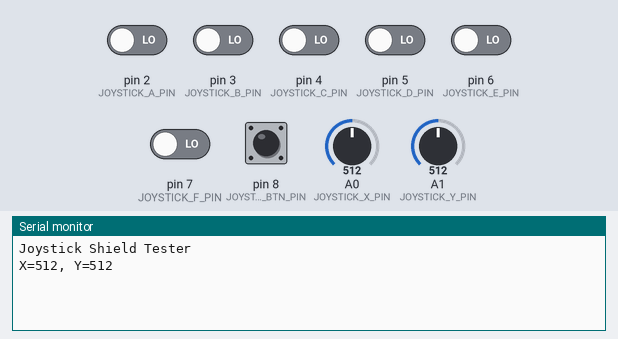
This sketch was run on a simulated Arduino Uno, built with avr-gcc and run on an emulated ATmega328P. Shown: the last lines printed to the serial monitor. Inputs (shaded band) come from the test bench; at power-on: pin 2 (JOYSTICK_A_PIN), pin 3 (JOYSTICK_B_PIN), pin 4 (JOYSTICK_C_PIN), pin 5 (JOYSTICK_D_PIN), pin 6 (JOYSTICK_E_PIN), pin 7 (JOYSTICK_F_PIN), pin 8 (JOYSTICK_BTN_PIN) LOW, A0 (JOYSTICK_X_PIN) = 512, A1 (JOYSTICK_Y_PIN) = 512.

Above: at 1.2 s.
1.3 s: pin 2 (JOYSTICK_A_PIN) driven HIGH
At 2.5 s:
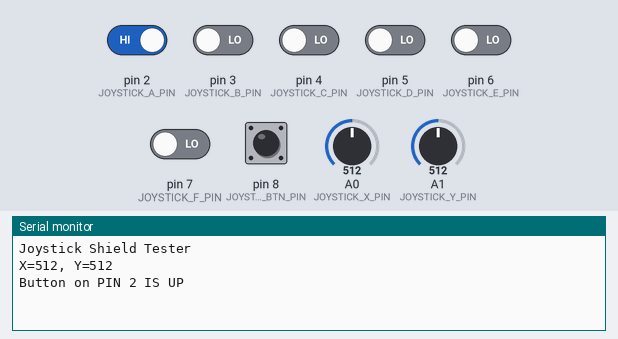
2.8 s: pin 8 (JOYSTICK_BTN_PIN) pulled HIGH for 0.15 s
At 4.1 s:
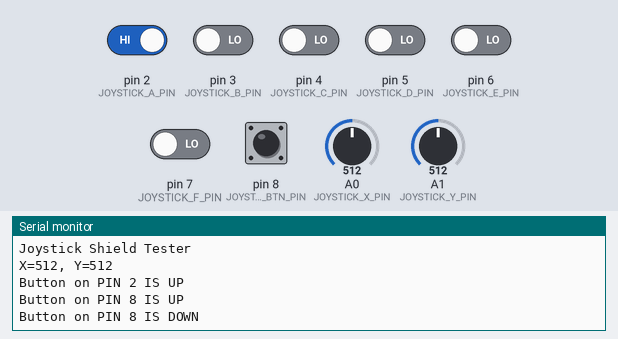
4.4 s: A0 (JOYSTICK_X_PIN) set to 716
At 4.9 s:
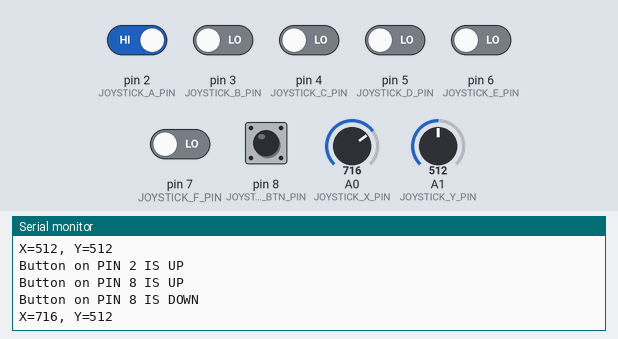
5.9 s: A1 (JOYSTICK_Y_PIN) set to 716
At 7.1 s:
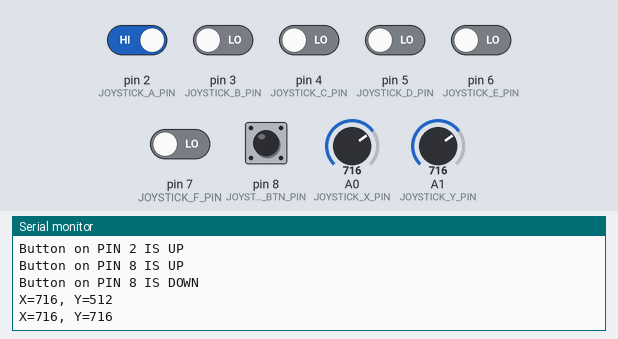
7.4 s: pin 3 (JOYSTICK_B_PIN) driven HIGH
At 8.4 s:
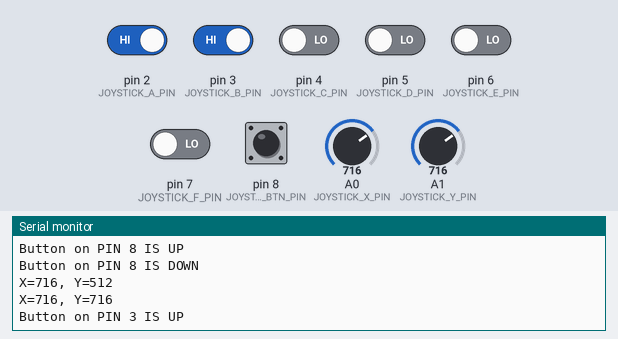
8.9 s: pin 4 (JOYSTICK_C_PIN) driven HIGH
At 9.5 s:
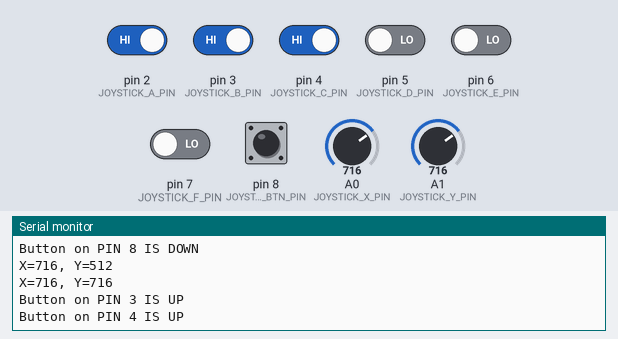
Timing chart, 0 to 11.4 s (numbered marks = the images above; inputs shaded):
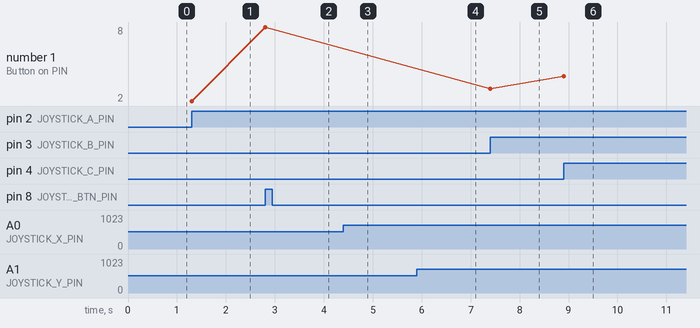

Measured:
- after the input at 1.3 s, the serial monitor: prints a new line at once (image 1)
- after the input at 2.8 s, the serial monitor: prints a new line at once (image 2)
- after the input at 4.4 s, the serial monitor: prints a new line at once (image 3)
- after the input at 5.9 s, the serial monitor: prints a new line at once (image 4)
- after the input at 7.4 s, the serial monitor: prints a new line at once (image 5)
- after the input at 8.9 s, the serial monitor: prints a new line at once (image 6)
- plotted number 1: 2 → 8 after the input at 2.8 s, 8 → 3 after the input at 7.4 s, 3 → 4 after the input at 8.9 s

The sketch:

JoystickShield.ino
```cpp
#include "config.h"
/*******************************************************************
*
*	Joystick Shield test program that tests Joystic and all buttons
*
********************************************************************/

int oldX = -1;
int oldY = -1;

bool buttonJSValue = false;
bool buttonAValue = false;
bool buttonBValue = false;
bool buttonCValue = false;
bool buttonDValue = false;
bool buttonEValue = false;
bool buttonFValue = false;

void setup () {
	Serial.begin ( 115200 );
	Serial.println ( F ( "Joystick Shield Tester" ) );

}

void loop () {
	readJoystick ();
	readButtons ();
}


void readJoystick () {
	int x = analogRead ( JOYSTICK_X_PIN );
	int y = analogRead ( JOYSTICK_Y_PIN );
	if (abs(x - oldX) < X_SLOP && abs(y - oldY) < Y_SLOP) return;

	oldX = x;
	oldY = y;

	Serial.print ( F ( "X=" ) );
	Serial.print ( x );
	Serial.print ( F ( ", Y=" ) );
	Serial.println ( y );
}

void readButtons () {
	buttonJSValue = getValue ( JOYSTICK_BTN_PIN, buttonJSValue );

	buttonAValue = getValue ( JOYSTICK_A_PIN, buttonAValue );
	buttonBValue = getValue ( JOYSTICK_B_PIN, buttonBValue );
	buttonCValue = getValue ( JOYSTICK_C_PIN, buttonCValue );
	buttonDValue = getValue ( JOYSTICK_D_PIN, buttonDValue );
	buttonEValue = getValue ( JOYSTICK_E_PIN, buttonEValue );
	buttonFValue = getValue ( JOYSTICK_F_PIN, buttonFValue );
}

bool getValue ( int pin, bool oldValue ) {
	bool value = readButton ( pin );
	if (value != oldValue) {
		reportPinValue ( pin, value );
	}
	return value;
}

void reportPinValue ( int pin, bool value ) {
	Serial.print ( F ( "Button on PIN " ) );
	Serial.print ( pin );
	Serial.print ( F ( " IS " ) );
	Serial.println ( ( value ) ? "UP" : "DOWN" );
}

bool readButton ( int button ) {
	return digitalRead ( button );
}
```

config.h
```cpp
#pragma once
/*******************************************************************
*
*	Joystick Shield test program that tests Joystic and all buttons
*
********************************************************************/
#define JOYSTICK_X_PIN					A0			//	define
#define JOYSTICK_Y_PIN					A1			//	define
#define X_SLOP							3
#define Y_SLOP							3

#define JOYSTICK_A_PIN					2			//	define
#define JOYSTICK_B_PIN					3			//	define
#define JOYSTICK_C_PIN					4			//	define
#define JOYSTICK_D_PIN					5			//	define
#define JOYSTICK_E_PIN					6			//	define
#define JOYSTICK_F_PIN					7			//	define
#define JOYSTICK_BTN_PIN				8			//	define

#define JOYSTIC_BTN						"SELECT"
#define JOYSTICK_UP_COMMAND				"mbf;"		//	define
#define JOYSTICK_DOWN_COMMAND			"mbb;"		//	define
#define JOYSTICK_LEFT_COMMAND			"mbl;"		//	define
#define JOYSTICK_RIGHT_COMMAND			"mbr;"		//	define
```
